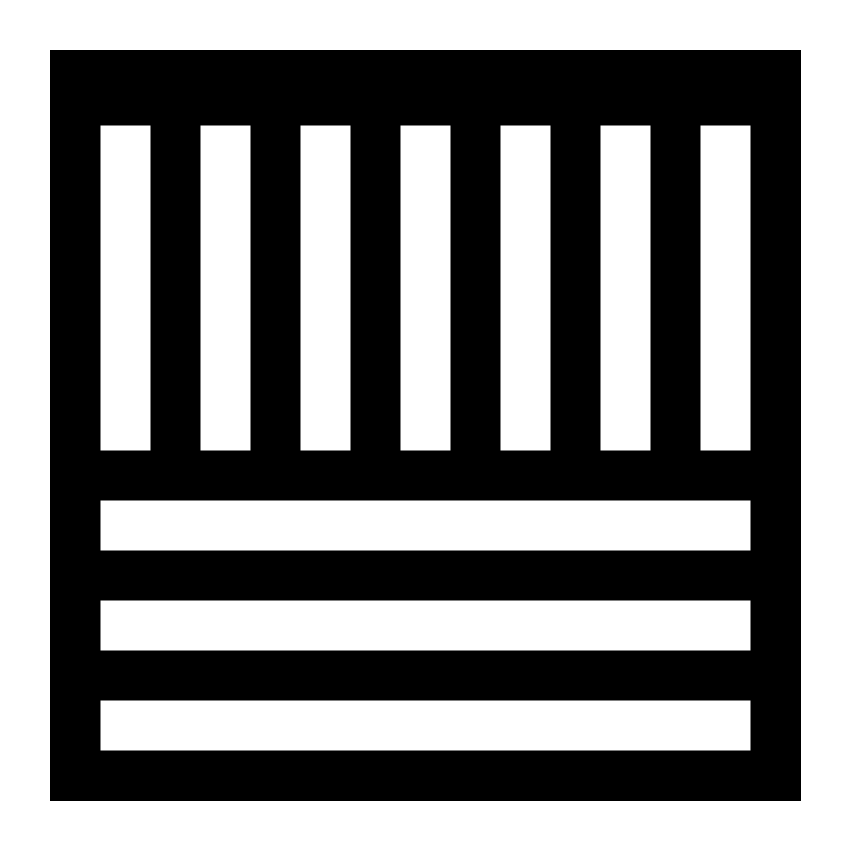
Frame 1 (no input)
Frame 60 (the mouse pressed at the canvas centre just before this capture): identical to frame 1, image omitted
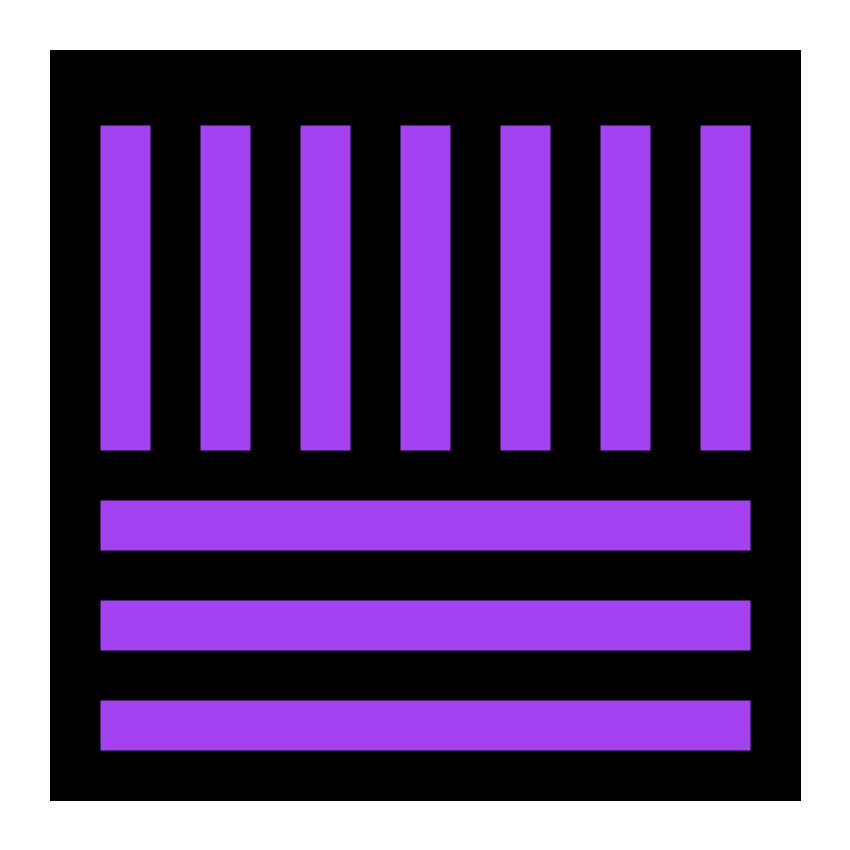
Frame 120 (the mouse held since frame 60 and released just before this capture)

The Processing sketch that drew these frames (run headless with seeded random() and noise(); from frame 60 on, the mouse is pressed at the canvas centre):

// Processing sketch: Federica_Rho_LSI_EXERCICIO_1
// ── Federica_Rho_LSI_EXERCICIO_1.pde
PShape square;
float posX=0;
float posY=0;
float posYY=0;
float posXX=0;

void setup() {
  
  size(850, 850);
  background(255);
  square = createShape(RECT, 0, 0, 750, 750);
  square.setFill(color(0, 0, 0));
  stroke(255);
  strokeCap(SQUARE);
  strokeWeight(50);
}

void draw() {
  shape(square, 50, 50);
   
   line(125,125,125,450);
   line(225,125,225,450);
   line(325,125,325,450);
   line(425,125,425,450);
   line(525,125,525,450);
   line(625,125,625,450);
   line(725,125,725,450);
  
   line(100,525,750,525);
   line(100,625,750,625);
   line(100,725,750,725);
}


  
void mousePressed() {
  stroke(random(255), random(255), random(255));
  background(random(255), random(255), random(255));
}
 
